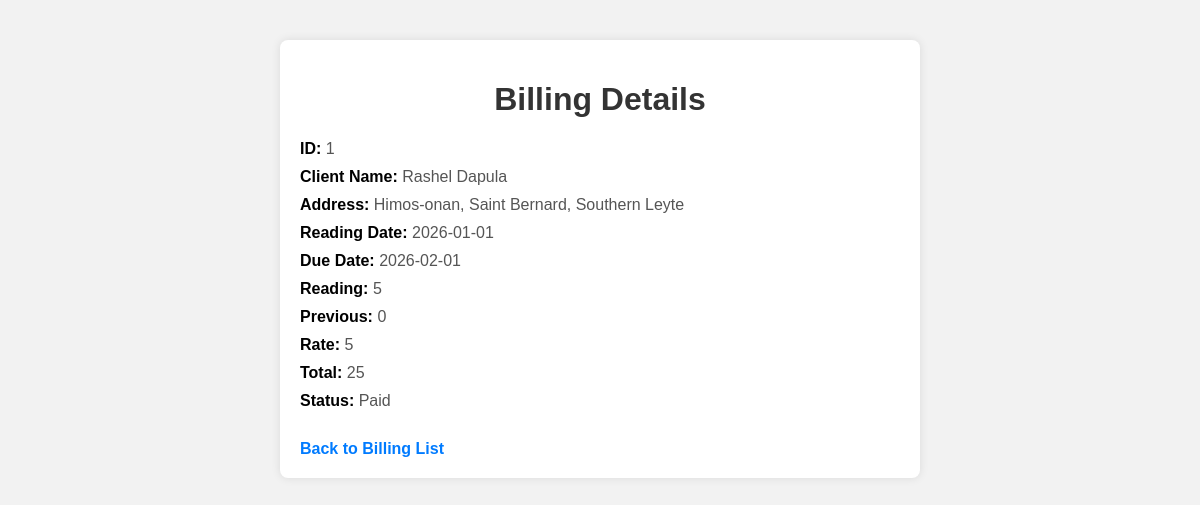
Screenshot of /view_billing.php?id=1 with the database file from the repository.
### tables this page shows
CREATE TABLE `billing_list` (
  `id` int(30) NOT NULL,
  `client_id` int(30) NOT NULL,
  `meter_code` varchar(50) NOT NULL,
  `reading_date` date NOT NULL,
  `due_date` date NOT NULL,
  `reading` float(12,2) NOT NULL DEFAULT 0.00,
  `arrears` double(10,2) DEFAULT 0.00,
  `previous` float(12,2) NOT NULL DEFAULT 0.00,
  `rate` float(12,2) NOT NULL DEFAULT 0.00,
  `total` float(12,2) NOT NULL DEFAULT 0.00,
  `status` tinyint(1) NOT NULL DEFAULT 0 COMMENT '0= pending,\r\n1= paid',
  `date_created` datetime NOT NULL DEFAULT current_timestamp(),
  `date_updated` datetime NOT NULL DEFAULT current_timestamp() ON UPDATE current_timestamp()
);

CREATE TABLE `client_list` (
  `id` int(30) NOT NULL,
  `code` varchar(100) NOT NULL,
  `category_id` int(30) NOT NULL,
  `firstname` text NOT NULL,
  `middlename` text DEFAULT NULL,
  `lastname` text NOT NULL,
  `gender` varchar(10) DEFAULT NULL,
  `birthdate` date DEFAULT NULL,
  `contact` text NOT NULL,
  `address` text NOT NULL,
  `purok` varchar(50) DEFAULT NULL,
  `first_reading` float(12,2) NOT NULL,
  `status` tinyint(1) NOT NULL DEFAULT 1,
  `delete_flag` tinyint(1) NOT NULL DEFAULT 0,
  `date_created` datetime NOT NULL DEFAULT current_timestamp(),
  `date_updated` datetime NOT NULL DEFAULT current_timestamp() ON UPDATE current_timestamp()
);

### view_billing.php (the view, shortened to what this page needs)
<?php
include 'db.php';
if ($_SERVER['REQUEST_METHOD'] == 'GET' && isset($_GET['id'])) {
    $billing_id = $_GET['id'];
    $stmt = $conn->prepare("SELECT b.id, b.client_id, b.reading_date, b.due_date, b.reading, b.previous, b.rate, b.total, b.status, c.firstname, c.lastname, c.address
                            FROM billing_list b
                            INNER JOIN client_list c ON b.client_id = c.id
                            WHERE b.id = ?");
    $stmt->bind_param("i", $billing_id);
    $stmt->execute();
    $result = $stmt->get_result();
    if ($result->num_rows > 0) {
        $row = $result->fetch_assoc();
        ?>
        <!DOCTYPE html>
        <html lang="en">
        <head>
        </head>
        <body>
            <div class="container">
                <h1>Billing Details</h1>
                <p><strong>ID:</strong> <?php echo $row['id']; ?></p>
                <p><strong>Client Name:</strong> <?php echo $row['firstname'] . ' ' . $row['lastname']; ?></p>
                <p><strong>Address:</strong> <?php echo $row['address']; ?></p>
                <p><strong>Reading Date:</strong> <?php echo $row['reading_date']; ?></p>
                <p><strong>Due Date:</strong> <?php echo $row['due_date']; ?></p>
                <p><strong>Reading:</strong> <?php echo $row['reading']; ?></p>
                <p><strong>Previous:</strong> <?php echo $row['previous']; ?></p>
                <p><strong>Rate:</strong> <?php echo $row['rate']; ?></p>
                <p><strong>Total:</strong> <?php echo $row['total']; ?></p>
                <p><strong>Status:</strong> <?php echo $row['status'] == 1 ? 'Paid' : 'Pending'; ?></p>
                <a href="view_billings.php">Back to Billing List</a>
            </div>
        </body>
        </html>
        <?php
    } else {
        echo "Billing record not found.";
    }
} else {
    echo "Invalid request.";
}
?>

### view_billing.php (style rules this page uses)
body { font-family: Arial, sans-serif; background-color: #f2f2f2; margin: 0; padding: 20px; }
.container { max-width: 600px; margin: 20px auto; background-color: #fff; padding: 20px; box-shadow: 0 0 10px rgba(0, 0, 0, 0.1); border-radius: 8px; }
h1 { text-align: center; color: #333; }
p { font-size: 16px; color: #555; margin: 10px 0; }
p strong { color: #000; }
a { display: inline-block; margin-top: 20px; text-decoration: none; color: #007bff; font-weight: bold; }

### rows the page displays
billing_list: id "1", client_list.firstname "Rashel", client_list.lastname "Dapula", client_list.address "Himos-onan, Saint Bernard, Southern Leyte", reading_date "2026-01-01", due_date "2026-02-01", reading "5", previous "0", rate "5", total "25"
